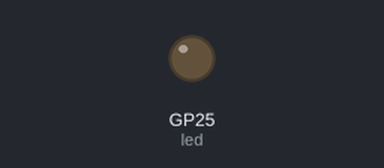
This program was run on a simulated Raspberry Pi Pico running CircuitPython. Parts: output pins drawn as LEDs (lit = HIGH). Random numbers come from a fixed seed; USB keyboard and mouse output is not drawn.

Above: at 0.1 s.
Timing chart, 0 to 117.6 s (numbered marks = the images above):
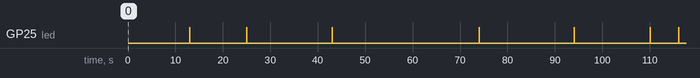

The program:

main_v1.py
```python
# No button, auto runs when plugged in

import time
import usb_hid
from adafruit_hid.mouse import Mouse
import board
import digitalio
import random
import math

mouse = Mouse(usb_hid.devices)
led = digitalio.DigitalInOut(board.GP25)
led.direction = digitalio.Direction.OUTPUT
led.value = False

minDelay = 0; maxDelay = 20
minDist = -9; maxDist = 9

def getRandom(min,max):
    return (random.randint(min,max))
time.sleep(10)
while True:
    led.value = True
    #mouse.move(getRandom(minDist,maxDist), getRandom(minDist,maxDist))
    R = random.randint(0,60) #radius
    x = getRandom(minDist,maxDist)
    y = getRandom(minDist,maxDist)
    for i in range(random.randint(0,360)):
        if i%6==0:
            circlex = int(R*math.cos(math.radians(i)))
            circley = int(R*math.sin(math.radians(i)))
            mouse.move(x + circlex,y + circley)
    led.value = False
    time.sleep(getRandom(minDelay,maxDelay))
```
